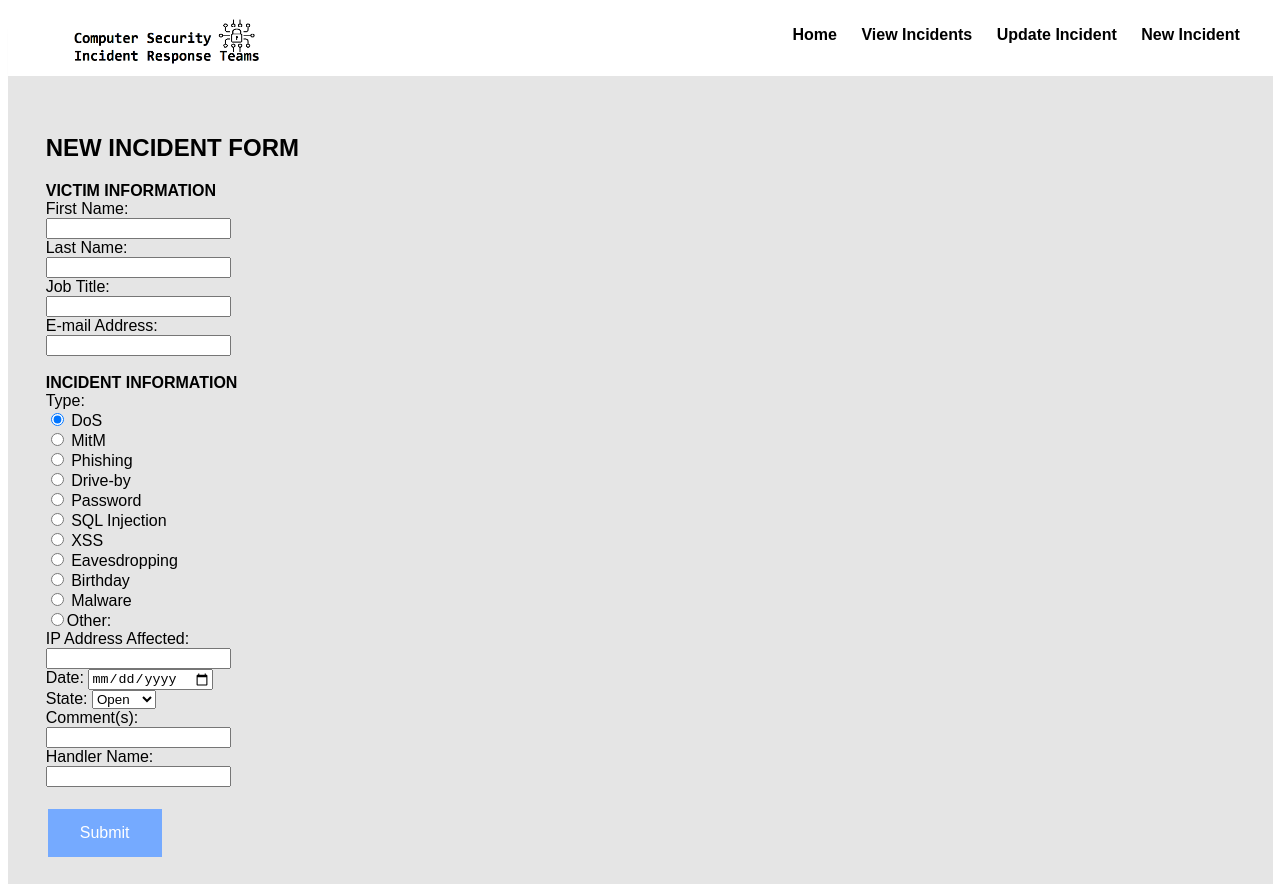
Page /new.php on the committed database.
### tables this page shows
CREATE TABLE IF NOT EXISTS `type` (
  `typeID` INT NOT NULL AUTO_INCREMENT,
  `type` VARCHAR(45) NOT NULL,
  PRIMARY KEY (`typeID`));

### new.php (the view, shortened to what this page needs)
<!DOCTYPE html>
<html lang="en">
        <head>
            <link rel="stylesheet" type="text/css" href="stylesheet.css">
        </head>
		<body onload="javascript:ShowHideDiv()">
		<div id="incidentform">
		<form action="newincident.php" method="get">
                <h2>NEW INCIDENT FORM</h2>
                <b>VICTIM INFORMATION</b><br>
                First Name: <br>
                <input type = 'text' name = 'firstName' required><br>
                Last Name: <br>
                <input type = 'text' name = 'lastName' required><br>
                Job Title: <br>
                <input type = 'text' name = 'jobTitle' required><br>
                E-mail Address: <br>
                <input type = 'email' name = 'emailAddress' required><br><br>
                <b>INCIDENT INFORMATION</b><br>
<span>Type:</span><br>
<?php
        $host = "localhost";
        $user = "geraldinegranobles";
        $pw = "";
        $database = "geraldinegranobles";
        $db = new mysqli($host, $user, $pw, $database);
		 $sql = "SELECT MAX(typeID) AS max FROM `type`;" ;
        $result = $db->query($sql);
	$row = mysqli_fetch_array($result);
	$max = $row['max'];
	$sql = "SELECT * FROM type WHERE typeID LIKE 1;";
		$value = $db->query($sql);
		$row = mysqli_fetch_row($value);
	?>
	<label for="<?=$row[1] ?>">
	<input type="radio" id="$str" name="type" value='1' onclick="ShowHideDiv()" checked /> <?=$row[1]?></label><br>
	<?php
	for ($i = 2; $i<=$max; $i++) {
		$sql = "SELECT * FROM type WHERE typeID LIKE '".$i."';";
		$value = $db->query($sql);
		$row = mysqli_fetch_row($value);
		?>
		<label for="<?=$row[1] ?>">
		<input type="radio" id="$str" name="type" value ="<?= $i ?>" onclick="ShowHideDiv()"/> <?=$row[1]?></label><br>
		<?php
		}
		?>
<label for="other">
    <input type="radio" id="other" name="type" value="other" onclick="ShowHideDiv(); otherRequired()"/>Other:
</label>
<br>
                    IP Address Affected: <br>
                    <input type = 'text' name = 'ipAddress' required><br>
                    Date:
                    <input type = 'date' name = 'date' required><br>
                    State: <select name="state" id="state">
                          <option  value="open">Open</option>
                          </select> <br>
                    Comment&#40;s&#41;: <br>
                    <input type = 'text' name = 'comment' required><br>
                    Handler Name: <br>
                    <input type = 'text' name = 'handlerName' required><br><br>
                    <input type="submit" class="button" value="Submit" required>
                </form>
            </div>
		</body>
</html>

### stylesheet.css (style rules this page uses)
body, html { font-family: sans-serif; height:100% }
.navbar { background-color: white; width: 100%; padding: 0px 10px 0px 10px; height: 60px; top: 0; right: 0; position: relative; -webkit-box-shadow: 0 8px 6px -6px #999; -moz-box-shadow: 0 8px 6px -6px #999; box-shadow: 0 8px 6px -6px #999; }
.navbar ul { text-align: right; padding-right: 2%; }
.navbar ul li { display: inline; float: none; }
.navbar ul li a { display: inline-block; color: black; text-decoration: none; font-weight: bold; font-size: 16px; padding: 10px; }
.navbar img { top:2%; left:5%; width: 191px; height:47px; position: absolute; }
#incidentform { width: 100%; height: 100%; position: relative; background-color: #e5e5e5; padding: 3%; }
.button { background-color: #75aaff; border: none; color: white; padding: 15px 32px; text-align: center; text-decoration: none; display: inline-block; font-size: 16px; margin: 4px 2px; cursor: pointer; }

### rows in the picture
type: type "DoS"
type: type "MitM"
type: type "Phishing"
type: type "Drive-by"
type: type "Password"
type: type "SQL Injection"
type: type "XSS"
type: type "Eavesdropping"
type: type "Birthday"
type: type "Malware"
